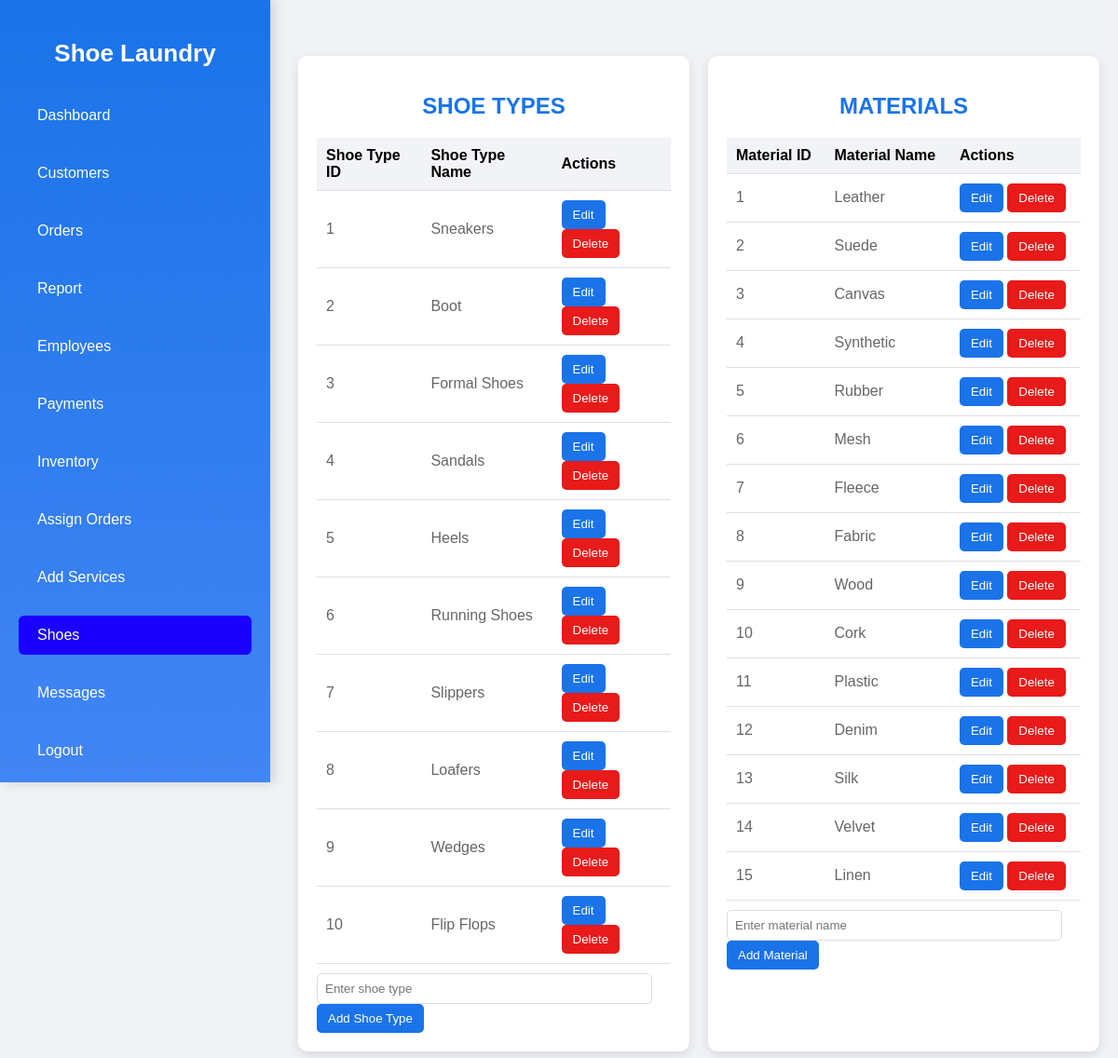
Page /shoe.php on the committed database.
### tables this page shows
CREATE TABLE `shoe_types` (
  `shoe_type_id` int(11) NOT NULL,
  `shoe_type_name` varchar(255) NOT NULL
);

CREATE TABLE `materials` (
  `material_id` int(11) NOT NULL,
  `material_name` varchar(255) NOT NULL
);

### shoe.php (the view, shortened to what this page needs)
<?php
require('db.php');
$query_shoe_types = "SELECT * FROM shoe_types";
$shoe_types_result = $conn->query($query_shoe_types);
$query_materials = "SELECT * FROM materials";
$materials_result = $conn->query($query_materials);
?>
<!DOCTYPE html>
<html lang="en">
<head>
    <link rel="stylesheet" href="shoe.css">
</head>
<body>
<div class="sidebar">
    <h2>Shoe Laundry</h2>
    <ul>
        <li><a href="dashboard.php">Dashboard</a></li>
        <li><a href="customers.php">Customers</a></li>
        <li><a href="admin_orders.php">Orders</a></li>
        <li><a href="report.php">Report</a></li>
        <li><a href="employees.php">Employees</a></li>
        <li><a href="payments.php">Payments</a></li>
        <li><a href="admin_inventory.php">Inventory</a></li>
        <li><a href="assign_orders.php">Assign Orders</a></li>
        <li><a href="add_services.php">Add Services</a></li>
        <li><a href="shoe.php" class="active">Shoes</a></li>
        <li><a href="message.php" class="<?= $current_page == 'message.php' ? 'active' : '' ?>">Messages</a></li>
        <li><a href="logout.php">Logout</a></li>
    </ul>
</div>
<div class="section-container">
    <section class="type-box">
        <h2>SHOE TYPES</h2>
        <table>
            <tr>
                <th>Shoe Type ID</th>
                <th>Shoe Type Name</th>
                <th>Actions</th>
            </tr>
            <?php while ($row = $shoe_types_result->fetch_assoc()): ?>
            <tr>
                <td><?php echo $row['shoe_type_id']; ?></td>
                <td>
                    <?php if (isset($_POST['edit_shoe_type_id']) && $_POST['edit_shoe_type_id'] == $row['shoe_type_id']): ?>
                        <form method="POST" style="display: inline;">
                            <input type="hidden" name="shoe_type_id" value="<?php echo $row['shoe_type_id']; ?>">
                            <input type="text" name="shoe_type_name" value="<?php echo htmlspecialchars($row['shoe_type_name']); ?>">
                            <button type="submit" name="save_shoe_type">Save</button>
                        </form>
                    <?php else: ?>
                        <?php echo htmlspecialchars($row['shoe_type_name']); ?>
                    <?php endif; ?>
                </td>
                <td>
                    <form method="POST" style="display: inline;">
                        <button type="submit">Edit</button>
                    </form>
                    <form method="POST" style="display: inline;">
                        <button type="submit" class="dbtn" name="delete_shoe_type">Delete</button>
                    </form>
                </td>
            </tr>
            <?php endwhile; ?>
        </table>
        <form method="POST">
            <input type="text" name="shoe_type" placeholder="Enter shoe type">
            <button type="submit" name="add_shoe_type">Add Shoe Type</button>
        </form>
    </section>
    <section class="material-box">
        <h2>MATERIALS</h2>
        <table>
            <tr>
                <th>Material ID</th>
                <th>Material Name</th>
                <th>Actions</th>
            </tr>
            <?php while ($row = $materials_result->fetch_assoc()): ?>
            <tr>
                <td><?php echo $row['material_id']; ?></td>
                <td>
                    <?php if (isset($_POST['edit_material_id']) && $_POST['edit_material_id'] == $row['material_id']): ?>
                        <form method="POST" style="display: inline;">
                            <input type="hidden" name="material_id" value="<?php echo $row['material_id']; ?>">
                            <input type="text" name="material_name" value="<?php echo htmlspecialchars($row['material_name']); ?>">
                            <button type="submit" name="save_material">Save</button>
                        </form>
                    <?php else: ?>
                        <?php echo htmlspecialchars($row['material_name']); ?>
                    <?php endif; ?>
                </td>
                <td>
                    <form method="POST" style="display: inline;">
                        <button type="submit">Edit</button>
                    </form>
                    <form method="POST" style="display: inline;">
                        <button type="submit" class="dbtn" name="delete_material">Delete</button>
                    </form>
                </td>
            </tr>
            <?php endwhile; ?>
        </table>
        <form method="POST">
            <input type="text" name="material_name" placeholder="Enter material name">
            <button type="submit" name="add_material">Add Material</button>
        </form>
    </section>
</div>
</body>
</html>

### shoe.css (style rules this page uses)
body { font-family: 'Poppins', sans-serif; background-color: #f0f2f5; margin: 0; display: flex; }
.sidebar { width: 250px; height: 100vh; background: linear-gradient(to bottom, #1a73e8, #4285f4); color: white; padding: 20px; position: fixed; box-shadow: 4px 0 12px rgba(0, 0, 0, 0.15); transition: transform 0.3s ease; overflow-y: auto; }
.sidebar h2 { text-align: center; color: #ffffff; font-weight: 700; font-size: 26px; margin-bottom: 30px; }
.sidebar ul { list-style: none; padding: 0; }
.sidebar ul li { margin: 20px 0; }
.sidebar ul li a { color: white; text-decoration: none; font-size: 16px; padding: 12px 20px; display: block; border-radius: 6px; transition: background-color 0.3s; }
.sidebar ul li a:hover, .sidebar ul li a.active { background-color: #1a01fe; color: white; }
.sidebar { scrollbar-color: #ffffff #1a73e8; scrollbar-width: 12px; }
.section-container { display: flex; justify-content: space-around; gap: 20px; margin-top: 40px; margin-left: 300px; width: calc(100% - 300px); padding: 20px; }
.type-box, .material-box { width: 45%; padding: 20px; background: #fff; border-radius: 10px; box-shadow: 0 4px 12px rgba(0, 0, 0, 0.1); transition: transform 0.3s ease, box-shadow 0.3s ease; }
.type-box h2, .material-box h2 { font-size: 1.5rem; color: #1a73e8; font-weight: 600; text-align: center; margin-bottom: 20px; }
table { width: 100%; border-collapse: collapse; margin-top: 10px; }
th, td { text-align: left; padding: 10px; border-bottom: 1px solid #e0e0e0; }
th { background-color: #f1f3f6; font-weight: 600; }
td { color: #666; }
.dbtn { padding: 8px 12px; color: #fff; background-color: #e81a1a; border: none; border-radius: 5px; cursor: pointer; transition: background-color 0.3s; }
button { padding: 8px 12px; color: #fff; background-color: #1a73e8; border: none; border-radius: 5px; cursor: pointer; transition: background-color 0.3s; }
form input[type="text"] { width: 90%; padding: 8px; border: 1px solid #ddd; border-radius: 5px; margin-top: 10px; }

### rows in the picture
shoe_types: shoe_type_id "1", shoe_type_name "Sneakers"
shoe_types: shoe_type_id "2", shoe_type_name "Boot"
shoe_types: shoe_type_id "3", shoe_type_name "Formal Shoes"
shoe_types: shoe_type_id "4", shoe_type_name "Sandals"
shoe_types: shoe_type_id "5", shoe_type_name "Heels"
shoe_types: shoe_type_id "6", shoe_type_name "Running Shoes"
shoe_types: shoe_type_id "7", shoe_type_name "Slippers"
shoe_types: shoe_type_id "8", shoe_type_name "Loafers"
shoe_types: shoe_type_id "9", shoe_type_name "Wedges"
shoe_types: shoe_type_id "10", shoe_type_name "Flip Flops"
materials: material_id "1", material_name "Leather"
materials: material_id "2", material_name "Suede"
materials: material_id "3", material_name "Canvas"
materials: material_id "4", material_name "Synthetic"
materials: material_id "5", material_name "Rubber"
materials: material_id "6", material_name "Mesh"
materials: material_id "7", material_name "Fleece"
materials: material_id "8", material_name "Fabric"
materials: material_id "9", material_name "Wood"
materials: material_id "10", material_name "Cork"
materials: material_id "11", material_name "Plastic"
materials: material_id "12", material_name "Denim"
materials: material_id "13", material_name "Silk"
materials: material_id "14", material_name "Velvet"
materials: material_id "15", material_name "Linen"
